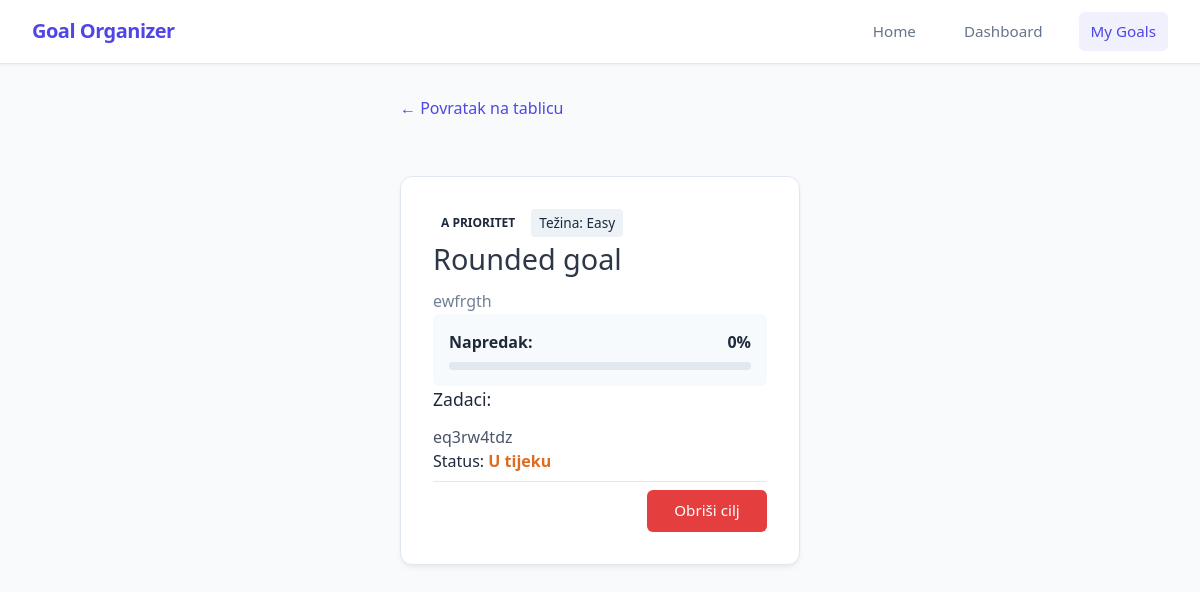
The page /goals/1 on the database its author committed.
### app/models_db.py (models this page shows, shortened)
class Goal(db.Model):
    id = db.Column(db.Integer, primary_key=True)
    title = db.Column(db.String(100), nullable=False)
    description = db.Column(db.Text, nullable=False)
    tasks = db.Column(db.JSON, nullable=True, default=[])
    is_completed = db.Column(db.Boolean, default=False)
    progress_percentage = db.Column(db.Float, default=0.0)
    difficulty = db.Column(db.String(20), nullable=False, default='Medium')
    priority = db.Column(db.String(1), nullable=False, default='b')

### app/routes.py (the view)
@main.route('/goals/<int:goal_id>')
def view_goal(goal_id):
    goal = Goal.query.get_or_404(goal_id)
    tasks_list = [t.strip() for t in goal.tasks.split(',') if t.strip()] if goal.tasks else []
    return render_template('view_goal.html', goal=goal, tasks=tasks_list)

### app/templates/view_goal.html (shortened to what this page needs)
{% extends "base.html" %}
{% block content %}
<div class="container">
    <a href="{{ url_for('main.show_goals') }}" style="text-decoration: none; color: var(--primary); display: inline-flex; align-items: center; margin-bottom: 1.5rem; font-weight: 500;">
            ← Povratak na tablicu
    </a>
    <div class="card">
        <div style="display: flex; gap: 0.5rem; align-items: center;">
            <span class="badge badge-{{ goal.priority }}">{{ goal.priority | upper }} prioritet</span>
            <span style="background: #edf2f7; padding: 0.25rem 0.5rem; border-radius: 4px; font-size: 0.85rem; font-weight: 500;">
                Težina: {{ goal.difficulty }}
            </span>
        </div>
        <div>
            <h1 style="margin: 0 0 0.5rem 0; font-size: 1.8rem; color: #2d3748;">{{ goal.title }}</h1>
            <p style="margin: 0; color: #718096; line-height: 1.6;">{{ goal.description or 'Nema opisa.' }}</p>
        </div>
        <div style="background: #f7fafc; padding: 1rem; border-radius: 6px;">
            <div style="display: flex; justify-content: space-between; margin-bottom: 0.5rem; font-weight: 600;">
                <span>Napredak:</span>
                <span>{{ goal.progress_percentage | round | int }}%</span>
            </div>
            <div style="width: 100%; background: #e2e8f0; height: 8px; border-radius: 4px; overflow: hidden;">
            </div>
        </div>
        <div>
            <h3 style="margin: 0 0 0.75rem 0; font-size: 1.1rem;">Zadaci:</h3>
            {% if tasks %}
                <ul style="margin: 0; padding-left: 1.25rem; display: flex; flex-direction: column; gap: 0.5rem; padding-left: 0px;">
                    {% for task in tasks %}
                        <li style="color: #4a5568; padding-left: 0px;">{{ task }}</li>
                    {% endfor %}
                </ul>
            {% else %}
                <p style="margin: 0; color: #a0aec0; font-style: italic;">Nema dodanih zadataka.</p>
            {% endif %}
        </div>
        <div>
            Status:
            {% if goal.is_completed %}
                <span style="color: #38a169; font-weight: bold;">Završeno</span>
            {% else %}
                <span style="color: #dd6b20; font-weight: bold;">U tijeku</span>
            {% endif %}
        </div>
        <hr style="border: 0; border-top: 1px solid #e2e8f0; margin: 0.5rem 0;">
        <div style="display: flex; justify-content: flex-end;">
            <form action="{{ url_for('main.delete_goal', goal_id=goal.id) }}" method="POST" onsubmit="return confirm('Jeste li sigurni da želite obrisati ovaj cilj?');">
                <button type="submit" style="background-color: #e53e3e; color: white; border: none; padding: 0.6rem 1.2rem; border-radius: 6px; cursor: pointer; font-weight: 500;">
                    Obriši cilj
                </button>
            </form>
        </div>
    </div>
</div>
{% endblock %}

### app/static/style.css (style rules this page uses)
:root { --bg-color: #f8fafc; --card-bg: #ffffff; --text-main: #1e293b; --text-muted: #64748b; --border-color: #e2e8f0; --primary: #4f46e5; --primary-hover: #4338ca; --success: #22c55e; --pending: #f59e0b; }
body { font-family: 'Segoe UI', Roboto, Helvetica, Arial, sans-serif; background-color: var(--bg-color); color: var(--text-main); margin: 0; padding: 2rem; display: flex; justify-content: center; }
.container { width: 100%; max-width: 1200px; display: grid; grid-template-columns: 1fr; gap: 2rem; }
h1, h2, h3, a, .goal-title { white-space: nowrap; overflow: hidden; text-overflow: ellipsis; max-width: 100%; }
p { word-break: break-word; overflow-wrap: anywhere; white-space: normal; }
.card { max-width: 600px; min-width: 400px; background: var(--card-bg); padding: 2rem; border-radius: 12px; box-shadow: 0 4px 6px -1px rgba(0, 0, 0, 0.05), 0 2px 4px -1px rgba(0, 0, 0, 0.03); border: 1px solid var(--border-color); }
button[type="submit"] { width: 100%; background-color: var(--primary); color: white; padding: 0.75rem; border: none; border-radius: 6px; font-size: 1rem; font-weight: 500; cursor: pointer; transition: background-color 0.2s; }
.badge { padding: 0.25rem 0.5rem; border-radius: 4px; font-size: 0.75rem; font-weight: 600; text-transform: uppercase; }
body { padding-top: calc(64px + 2rem); }
button[type="submit"] { width: auto; min-width: 120px; padding: 0.75rem 1.5rem; background-color: var(--primary); color: white; border: none; border-radius: 6px; font-size: 0.95rem; font-weight: 500; cursor: pointer; transition: background-color 0.2s; display: block; margin-left: auto; }

### rows shown on the page
Goal: priority "A", difficulty "Easy", title "Rounded goal", description "ewfrgth", progress_percentage "0", tasks "eq3rw4tdz"
